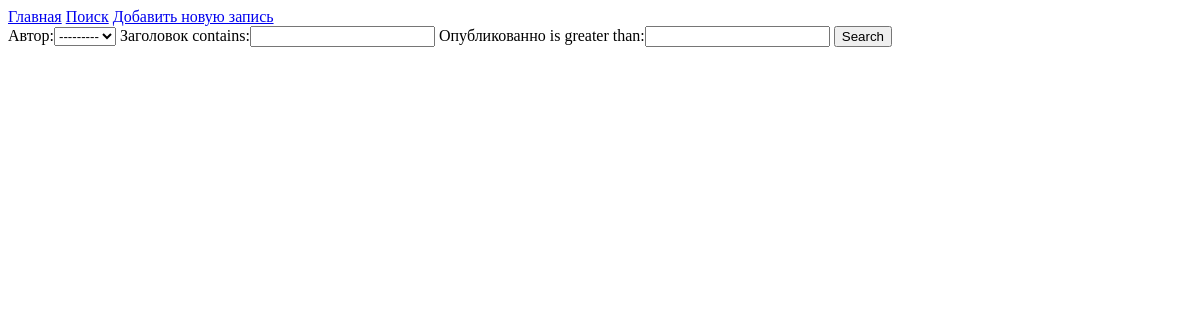
Page /news/search/ on the earlier database version.
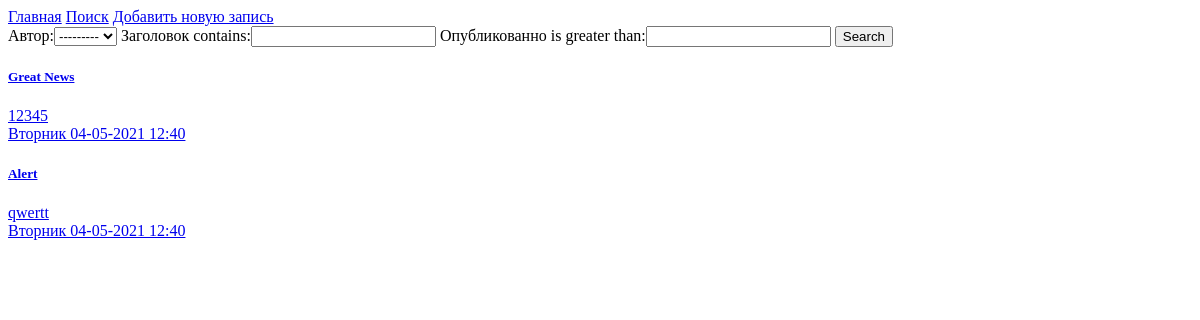
Same page on the later database version.
### news/models.py (models this page shows, shortened)
class Post(models.Model):
    author = models.ForeignKey(
        'accounts.Author', on_delete=models.CASCADE, verbose_name="Автор")
    post_type = models.CharField(
        max_length=1,
        choices=[
            ('A', 'Article'),
            ('N', 'News')
        ],
        default='N'
    )
    posted = models.DateTimeField(
        auto_now_add=True, verbose_name="Опубликованно")
    category = models.ManyToManyField(
        Category, through='PostCategory', verbose_name="Категория")
    title = models.CharField(max_length=255, verbose_name="Заголовок")
    content = models.TextField(verbose_name="Контент")
    rating = models.IntegerField(default=0)

### news/views.py (the view)
# urls.py: path('search/', Search.as_view(), name='search')
class Search(ListView):
    model = Post
    template_name = 'search.html'
    context_object_name = 'news'
    def get_context_data(self, **kwargs):
        context = super().get_context_data(**kwargs)
        context['filter'] = NewsFilter(
            self.request.GET,
            queryset=self.get_queryset()
        )
        return context

### accounts/models.py (called while the page is built)
    def __str__(self):
        return self.user.username

### news/templatetags/custom_filters.py (called while the page is built)
@register.filter(name='censor')
def censor(value):
    banned_words = ['негатив', 'депрессия', 'обзывательство']
    for c in banned_words:
        value = value.replace(c, len(c) * '*')
        return value

### templates/search.html (shortened to what this page needs)
{% extends 'default.html' %}
{% load custom_filters %}
{% block content %}
<form method="get">
	{{ filter.form }}
	<input type="submit" value="Search">
</form>
{% for post in filter.qs %}
<a href="/news/{{ post.id }}">
	<div>
		<h5>{{ post.title | censor }}</h5>
		<div>{{ post.content | truncatechars:50 | censor }}</div>
		<div class="small">{{ post.posted | date:"l d-m-Y H:i" }}</div>
	</div>
</a>
{% endfor %}
{% endblock content %}

### templates/default.html (shortened to what this page needs)
<html lang="en">
<head>
</head>
<body>
	<nav>
		<a class="navbar-brand" href="/news">Главная</a>
		<a class="navbar-brand" href="/news/search">Поиск</a>
		<a href="{% url 'post_create' %}">Добавить новую запись</a>
	</nav>
	<div>
		{% block content %}
		{% endblock content %}
	</div>
</body>
</html>

Differences in the rows shown:
added Post: title|censor "Great News", content|censor "12345", posted "Вторник 04-05-2021 12:40"
added Post: title|censor "Alert", content|censor "qwertt", posted "Вторник 04-05-2021 12:40"
